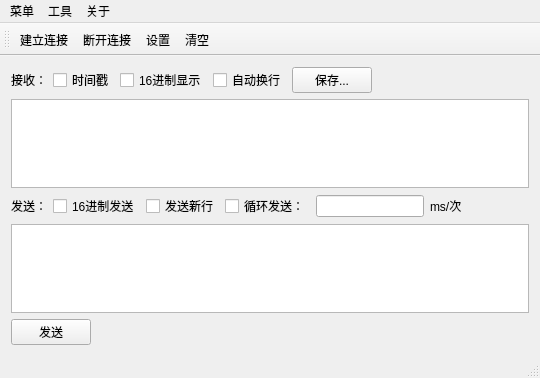
<?xml version="1.0" encoding="UTF-8"?>
<ui version="4.0">
 <class>MainWindow</class>
 <widget class="QMainWindow" name="MainWindow">
  <property name="geometry">
   <rect>
    <x>0</x>
    <y>0</y>
    <width>540</width>
    <height>378</height>
   </rect>
  </property>
  <property name="windowTitle">
   <string>超级串口调试大师</string>
  </property>
  <property name="styleSheet">
   <string notr="true"/>
  </property>
  <widget class="QWidget" name="centralWidget">
   <property name="styleSheet">
    <string notr="true"/>
   </property>
   <layout class="QVBoxLayout" name="verticalLayout">
    <item>
     <layout class="QHBoxLayout" name="horizontalLayout_2">
      <item>
       <widget class="QLabel" name="label">
        <property name="text">
         <string>接收：</string>
        </property>
       </widget>
      </item>
      <item>
       <widget class="QCheckBox" name="checkBox_Time">
        <property name="text">
         <string>时间戳</string>
        </property>
       </widget>
      </item>
      <item>
       <widget class="QCheckBox" name="checkBox_HexDisplay">
        <property name="text">
         <string>16进制显示</string>
        </property>
       </widget>
      </item>
      <item>
       <widget class="QCheckBox" name="checkBox_AutoEnter">
        <property name="text">
         <string>自动换行</string>
        </property>
       </widget>
      </item>
      <item>
       <widget class="QPushButton" name="pushButton_Save">
        <property name="text">
         <string>保存...</string>
        </property>
       </widget>
      </item>
      <item>
       <spacer name="horizontalSpacer_2">
        <property name="orientation">
         <enum>Qt::Horizontal</enum>
        </property>
        <property name="sizeHint" stdset="0">
         <size>
          <width>40</width>
          <height>20</height>
         </size>
        </property>
       </spacer>
      </item>
     </layout>
    </item>
    <item>
     <widget class="QTextBrowser" name="textBrowser_Receive"/>
    </item>
    <item>
     <layout class="QHBoxLayout" name="horizontalLayout_3">
      <item>
       <widget class="QLabel" name="label_2">
        <property name="text">
         <string>发送：</string>
        </property>
       </widget>
      </item>
      <item>
       <widget class="QCheckBox" name="checkBox_HexSend">
        <property name="text">
         <string>16进制发送</string>
        </property>
       </widget>
      </item>
      <item>
       <widget class="QCheckBox" name="checkBox_SendNewLine">
        <property name="text">
         <string>发送新行</string>
        </property>
       </widget>
      </item>
      <item>
       <widget class="QCheckBox" name="checkBox_LoopSend">
        <property name="text">
         <string>循环发送：</string>
        </property>
       </widget>
      </item>
      <item>
       <widget class="QLineEdit" name="lineEdit_Timing">
        <property name="maxLength">
         <number>5</number>
        </property>
       </widget>
      </item>
      <item>
       <widget class="QLabel" name="label_3">
        <property name="text">
         <string>ms/次</string>
        </property>
       </widget>
      </item>
      <item>
       <spacer name="horizontalSpacer_3">
        <property name="orientation">
         <enum>Qt::Horizontal</enum>
        </property>
        <property name="sizeHint" stdset="0">
         <size>
          <width>40</width>
          <height>20</height>
         </size>
        </property>
       </spacer>
      </item>
     </layout>
    </item>
    <item>
     <widget class="QTextEdit" name="textEdit_Send">
      <property name="styleSheet">
       <string notr="true"/>
      </property>
     </widget>
    </item>
    <item>
     <layout class="QHBoxLayout" name="horizontalLayout_4">
      <item>
       <layout class="QHBoxLayout" name="horizontalLayout">
        <item>
         <widget class="QPushButton" name="pushButton_Send">
          <property name="text">
           <string>发送</string>
          </property>
         </widget>
        </item>
       </layout>
      </item>
      <item>
       <spacer name="horizontalSpacer">
        <property name="orientation">
         <enum>Qt::Horizontal</enum>
        </property>
        <property name="sizeHint" stdset="0">
         <size>
          <width>40</width>
          <height>20</height>
         </size>
        </property>
       </spacer>
      </item>
     </layout>
    </item>
   </layout>
  </widget>
  <widget class="QMenuBar" name="menuBar">
   <property name="geometry">
    <rect>
     <x>0</x>
     <y>0</y>
     <width>540</width>
     <height>23</height>
    </rect>
   </property>
   <widget class="QMenu" name="menuCalls">
    <property name="title">
     <string>菜单</string>
    </property>
    <addaction name="actionConnect"/>
    <addaction name="actionDisconnect"/>
    <addaction name="separator"/>
    <addaction name="actionQuit"/>
   </widget>
   <widget class="QMenu" name="menuTools">
    <property name="title">
     <string>工具</string>
    </property>
    <addaction name="actionConfigure"/>
    <addaction name="actionClear"/>
   </widget>
   <widget class="QMenu" name="menuHelp">
    <property name="title">
     <string>关于</string>
    </property>
    <addaction name="actionAbout"/>
   </widget>
   <addaction name="menuCalls"/>
   <addaction name="menuTools"/>
   <addaction name="menuHelp"/>
  </widget>
  <widget class="QToolBar" name="mainToolBar">
   <attribute name="toolBarArea">
    <enum>TopToolBarArea</enum>
   </attribute>
   <attribute name="toolBarBreak">
    <bool>false</bool>
   </attribute>
   <addaction name="actionConnect"/>
   <addaction name="actionDisconnect"/>
   <addaction name="actionConfigure"/>
   <addaction name="actionClear"/>
  </widget>
  <widget class="QStatusBar" name="statusBar"/>
  <action name="actionAbout">
   <property name="text">
    <string>关于软件</string>
   </property>
   <property name="toolTip">
    <string>About program</string>
   </property>
   <property name="shortcut">
    <string>Alt+A</string>
   </property>
  </action>
  <action name="actionAboutQt">
   <property name="text">
    <string>About Qt</string>
   </property>
  </action>
  <action name="actionConnect">
   <property name="icon">
    <iconset resource="terminal.qrc">
     <normaloff>:/images/connect.png</normaloff>:/images/connect.png</iconset>
   </property>
   <property name="text">
    <string>建立连接</string>
   </property>
   <property name="toolTip">
    <string>连接</string>
   </property>
   <property name="shortcut">
    <string>Ctrl+O</string>
   </property>
  </action>
  <action name="actionDisconnect">
   <property name="icon">
    <iconset resource="terminal.qrc">
     <normaloff>:/images/disconnect.png</normaloff>:/images/disconnect.png</iconset>
   </property>
   <property name="text">
    <string>断开连接</string>
   </property>
   <property name="toolTip">
    <string>断开</string>
   </property>
   <property name="shortcut">
    <string>Ctrl+D</string>
   </property>
  </action>
  <action name="actionConfigure">
   <property name="icon">
    <iconset resource="terminal.qrc">
     <normaloff>:/images/settings.png</normaloff>:/images/settings.png</iconset>
   </property>
   <property name="text">
    <string>设置</string>
   </property>
   <property name="toolTip">
    <string>设置</string>
   </property>
   <property name="shortcut">
    <string>Alt+C</string>
   </property>
  </action>
  <action name="actionClear">
   <property name="icon">
    <iconset resource="terminal.qrc">
     <normaloff>:/images/clear.png</normaloff>:/images/clear.png</iconset>
   </property>
   <property name="text">
    <string>清空</string>
   </property>
   <property name="toolTip">
    <string>清空</string>
   </property>
   <property name="shortcut">
    <string>Alt+L</string>
   </property>
  </action>
  <action name="actionQuit">
   <property name="icon">
    <iconset resource="terminal.qrc">
     <normaloff>:/images/application-exit.png</normaloff>:/images/application-exit.png</iconset>
   </property>
   <property name="text">
    <string>&amp;Quit</string>
   </property>
   <property name="shortcut">
    <string>Ctrl+Q</string>
   </property>
  </action>
 </widget>
 <layoutdefault spacing="6" margin="11"/>
 <resources>
  <include location="terminal.qrc"/>
 </resources>
 <connections/>
</ui>
